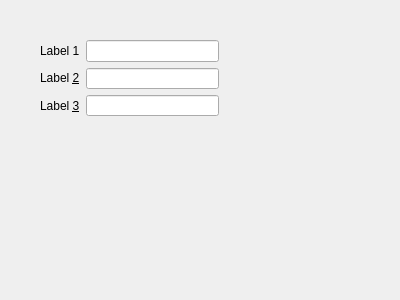
<?xml version="1.0" encoding="UTF-8"?>
<ui version="4.0">
 <class>Form</class>
 <widget class="QWidget" name="Form">
  <property name="geometry">
   <rect>
    <x>0</x>
    <y>0</y>
    <width>400</width>
    <height>300</height>
   </rect>
  </property>
  <property name="windowTitle">
   <string>Form</string>
  </property>
  <widget class="QWidget" name="">
   <property name="geometry">
    <rect>
     <x>40</x>
     <y>40</y>
     <width>179</width>
     <height>76</height>
    </rect>
   </property>
   <layout class="QHBoxLayout" name="horizontalLayout">
    <item>
     <layout class="QVBoxLayout" name="verticalLayout">
      <item>
       <widget class="QLabel" name="label">
        <property name="text">
         <string>Label 1</string>
        </property>
       </widget>
      </item>
      <item>
       <widget class="QLabel" name="label_2">
        <property name="text">
         <string>Label &amp;2</string>
        </property>
        <property name="buddy">
         <cstring>lineEdit_2</cstring>
        </property>
       </widget>
      </item>
      <item>
       <widget class="QLabel" name="label_3">
        <property name="text">
         <string>Label &amp;3</string>
        </property>
        <property name="buddy">
         <cstring>lineEdit_3</cstring>
        </property>
       </widget>
      </item>
     </layout>
    </item>
    <item>
     <layout class="QVBoxLayout" name="verticalLayout_2">
      <item>
       <widget class="QLineEdit" name="lineEdit"/>
      </item>
      <item>
       <widget class="QLineEdit" name="lineEdit_2"/>
      </item>
      <item>
       <widget class="QLineEdit" name="lineEdit_3"/>
      </item>
     </layout>
    </item>
   </layout>
  </widget>
 </widget>
 <resources/>
 <connections/>
</ui>
